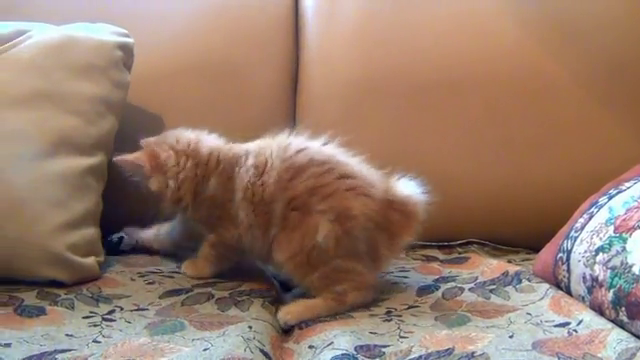
#> input picture frame 32 of OpenCV/video.mp4, 640 x 360 px, given in place of city.mp4, which was not available
$ jupyter execute Quiz.ipynb   (text cells are left out)
#> lines starting #> are read from the running program, lines starting #| are printed output that depends on the picture
[cell 1]
import cv2
cap = cv2.VideoCapture('city.mp4')
fourcc = cv2.VideoWriter_fourcc(*'DIVX')
width = round(cap.get(cv2.CAP_PROP_FRAME_WIDTH))
height = round(cap.get(cv2.CAP_PROP_FRAME_HEIGHT))
fps = cap.get(cv2.CAP_PROP_FPS)

out = cv2.VideoWriter('city_output.avi', fourcc, fps * 4, (height, width))

while cap.isOpened():
    ret, frame = cap.read()
#> frame is the input picture: shape (360, 640, 3); mean B, G, R 107.6, 123.8, 151
    if not ret:
        break

    rotate_frame = cv2.rotate(frame, cv2.ROTATE_90_COUNTERCLOCKWISE) #시계 반대 방향으로 90도
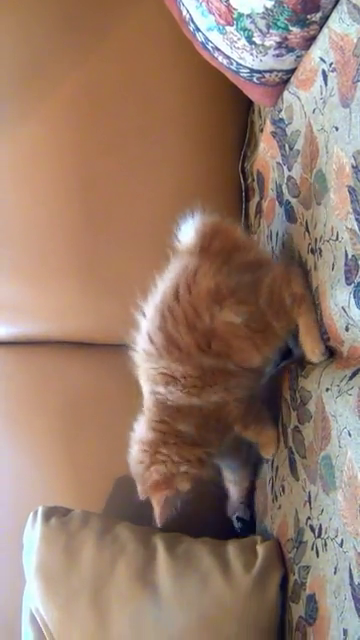
#> rotate_frame: shape (640, 360, 3); mean B, G, R 107.6, 123.8, 151
    out.write(rotate_frame)
    cv2.imshow('video', frame)

    if cv2.waitKey(1) == ord('q'):
#> (key q is pressed here)
        break

out.release()
cap.release()
cv2.destroyAllWindows()

#파일을 사용하는 과정에서 성능 저하가 생겨 원본 속도가 조금 느려질수도있음


$ run again, starting later in the video
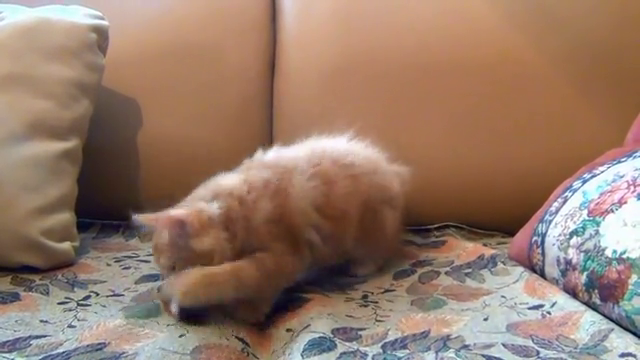
#> input picture frame 145 of OpenCV/video.mp4, 640 x 360 px, given in place of city.mp4, which was not available
#> frame is the input picture: shape (360, 640, 3); mean B, G, R 105, 121.9, 149.5
#> `rotate_frame = cv2.rotate(frame, cv2.ROTATE_90_COUNTERCLOCKWISE)`:
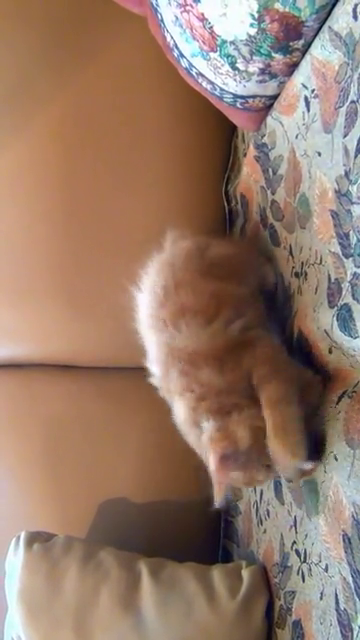
#> rotate_frame: shape (640, 360, 3); mean B, G, R 105, 121.9, 149.5

$ run again, starting later in the video
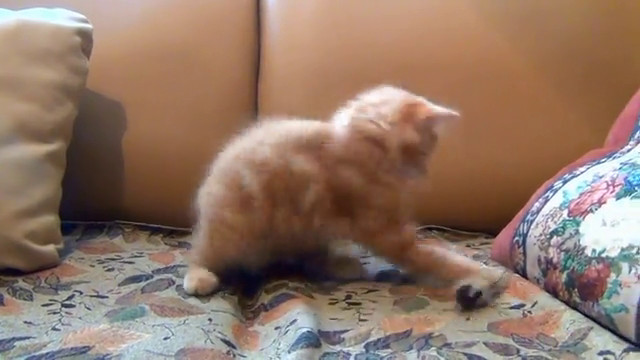
#> input picture frame 259 of OpenCV/video.mp4, 640 x 360 px, given in place of city.mp4, which was not available
#> frame is the input picture: shape (360, 640, 3); mean B, G, R 102.1, 117.9, 144.1
#> `rotate_frame = cv2.rotate(frame, cv2.ROTATE_90_COUNTERCLOCKWISE)`:
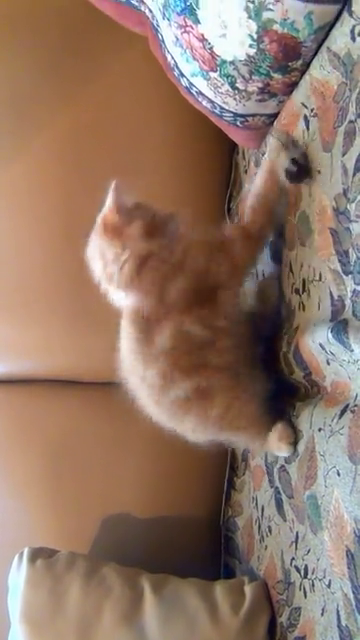
#> rotate_frame: shape (640, 360, 3); mean B, G, R 102.1, 117.9, 144.1
